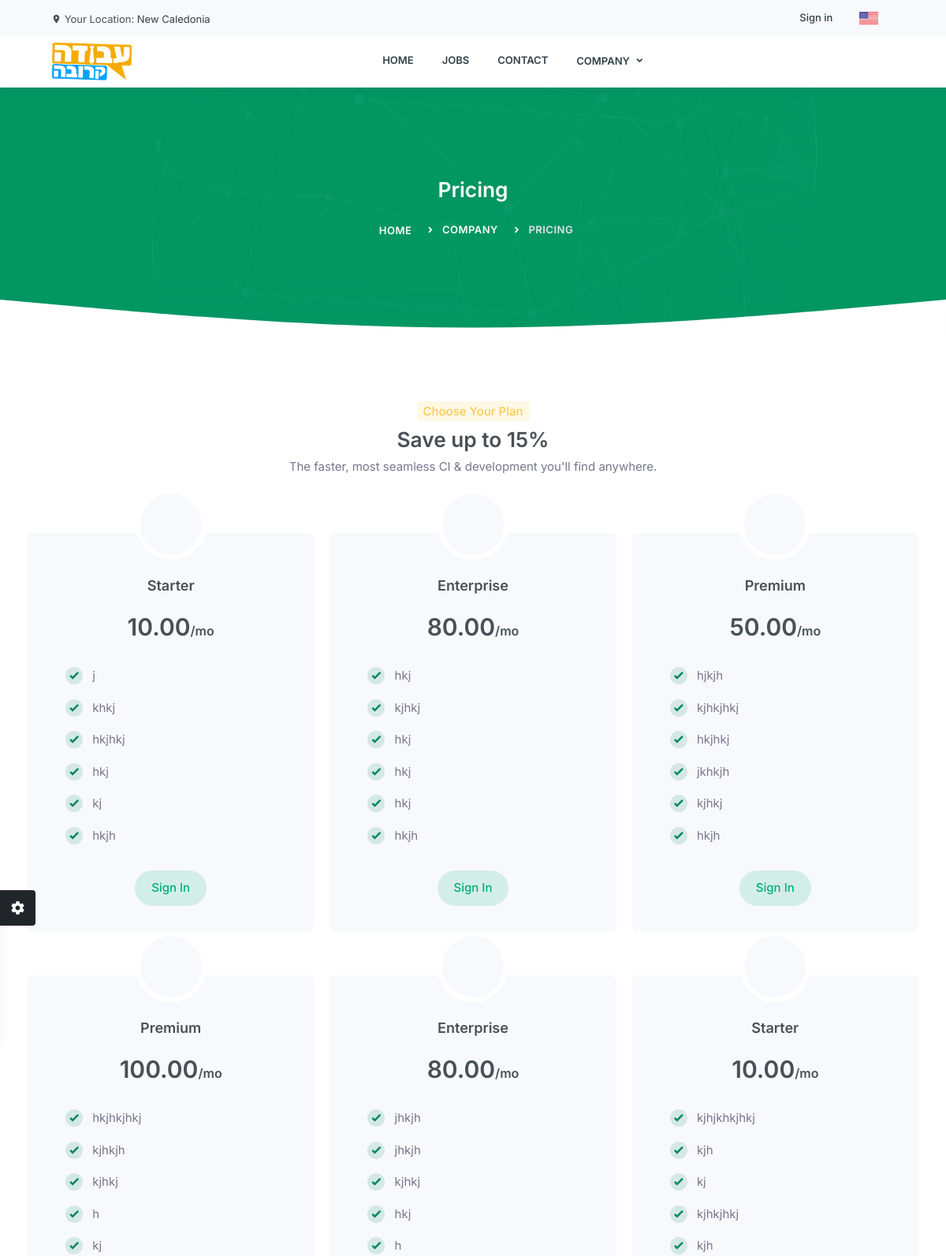
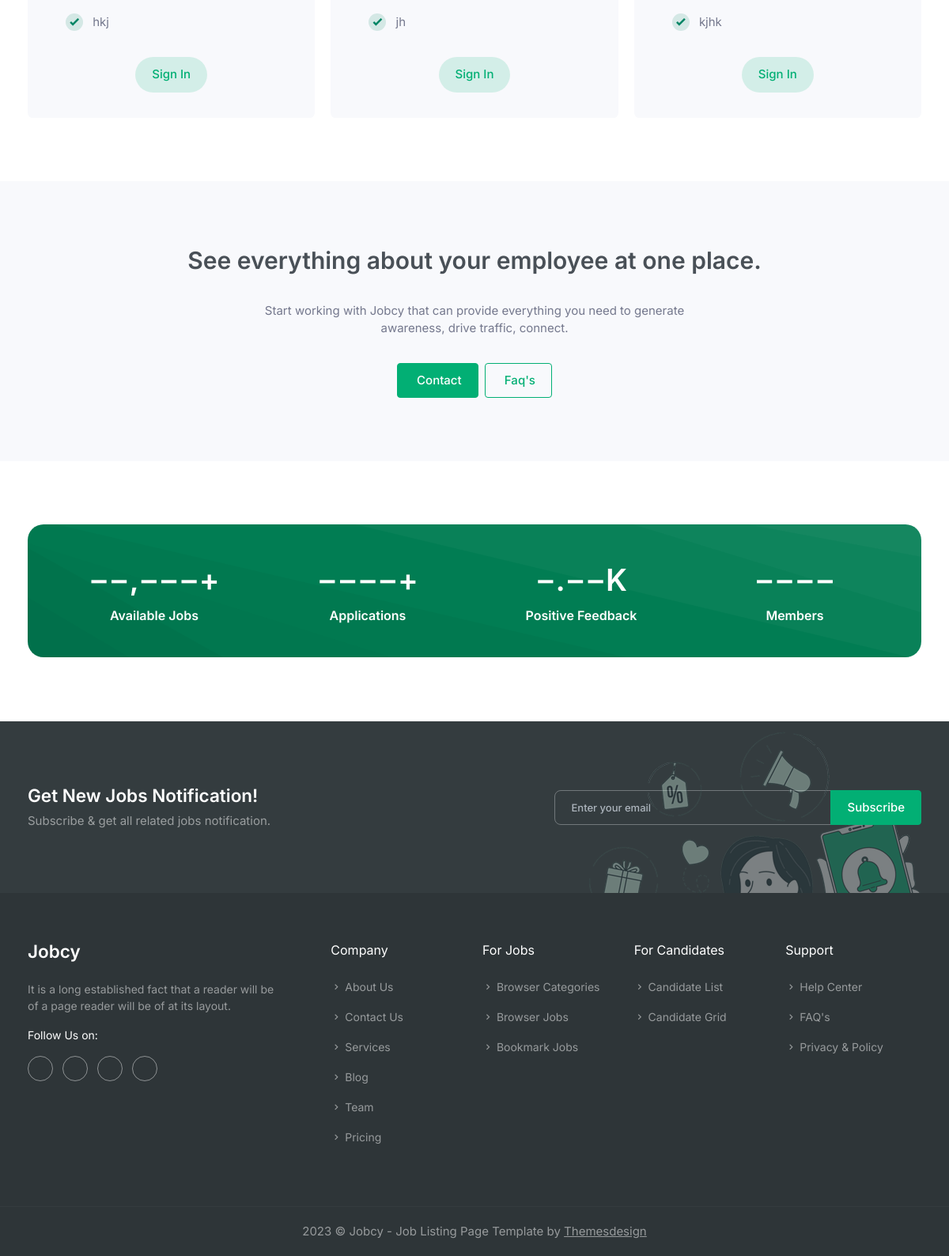
Page /company/pricing on the committed database (2 pictures, top to bottom).
### company/models.py (models this page shows, shortened)
class PricingPlan(models.Model):
    name = models.CharField(max_length=255)
    price = models.DecimalField(max_digits=8, decimal_places=2)
    jobs_count = models.IntegerField(null=True)
    for_company = models.BooleanField(null=True)
    customizable_field1 = models.CharField(max_length=255, blank=True)
    customizable_field2 = models.CharField(max_length=255, blank=True)
    customizable_field3 = models.CharField(max_length=255, blank=True)
    customizable_field4 = models.CharField(max_length=255, blank=True)
    customizable_field5 = models.CharField(max_length=255, blank=True)
    customizable_field6 = models.CharField(max_length=255, blank=True)

### company/views.py (the view)
# urls.py: path('pricing', views.Pricing.as_view(),name="pricing"),
class Pricing(TemplateView):
    template_name = "company/pricing.html"
    def get_context_data(self, request, **kwargs):
        context = super().get_context_data(**kwargs)
        try:
            if request.user.is_company:
                pricing_plan = PricingPlan.objects.filter(Q(for_company=1) & ~Q(price=0)).all()
                context["profile_info"] = CompanyInfo.objects.get(user_id=request.user.id)
            else:
                pricing_plan = PricingPlan.objects.filter(Q(for_company=0) & ~Q(price=0)).all()
                context["profile_info"] = UserInfo.objects.get(user_id=request.user.id)
        except:
            pricing_plan = PricingPlan.objects.filter(~Q(price=0)).all()
        context['pricing_plan'] = pricing_plan
        return context
    def get(self, request, *args, **kwargs):
        context = self.get_context_data(request)
        return render(request, self.template_name, context)

### templates/company/pricing.html (shortened to what this page needs)
{% extends 'partials/base.html' %}
{% load static %}
{% block content %}
                    <section class="page-title-box">
                        <div class="container">
                            <div class="row justify-content-center">
                                <div class="col-md-6">
                                    <div class="text-center text-white">
                                        <h3 class="mb-4">Pricing</h3>
                                        <div class="page-next">
                                            <nav class="d-inline-block" aria-label="breadcrumb text-center">
                                                <ol class="breadcrumb justify-content-center">
                                                    <li class="breadcrumb-item"><a href="{% url 'index'%}">Home</a></li>
                                                    <li class="breadcrumb-item"><a href="javascript:void(0)">Company</a></li>
                                                    <li class="breadcrumb-item active" aria-current="page"> Pricing </li>
                                                </ol>
                                            </nav>
                                        </div>
                                    </div>
                                </div>
                            </div>
                        </div>
                    </section>
                    <div class="position-relative" style="z-index: 1">
                        <div class="shape">
                        </div>
                    </div>
                    <section class="section">
                        <div class="container">
                            <div class="row justify-content-center">
                                <div class="col-lg-6">
                                    <div class="text-center">
                                        <span class="badge bg-soft-warning  fs-15 mb-2">Choose Your Plan</span>
                                        <h3>Save up to 15%</h3>
                                        <p class="text-muted">The faster, most seamless CI & development you'll find anywhere.</p>
                                    </div>
                                </div>
                            </div>
                            <div class="row">
                                {% for i in pricing_plan %}
                                    <div class="col-lg-4 col-md-6 mt-5 pt-2">
                                        <div class="pricing-box card bg-light">
                                            <div class="card-body p-4 px-lg-5">
                                                <div class="pricing-icon bg-light rounded-circle icons-md">
                                                </div>
                                                <div class="pricing-name text-center mt-4 pt-2">
                                                    <h4 class="fs-18">{{ i.name }}</h4>
                                                </div>
                                                <div class="pricing-price text-center mt-4">
                                                    <h2 class="fw-semibold">{{ i.price }}<small class="fs-16">/mo</small></h2>
                                                </div>
                                                <ul class="list-unstyled pricing-details text-muted mt-4">
                                                    {% if i.customizable_field1 %}<li class="pricing-item"><i class="mdi mdi-check-bold bg-soft-success me-2"></i> {{ i.customizable_field1 }}</li>{% endif %}
                                                    {% if i.customizable_field2 %}<li class="pricing-item"><i class="mdi mdi-check-bold bg-soft-success me-2"></i> {{ i.customizable_field2 }}</li>{% endif %}
                                                    {% if i.customizable_field3 %}<li class="pricing-item"><i class="mdi mdi-check-bold bg-soft-success me-2"></i> {{ i.customizable_field3 }}</li>{% endif %}
                                                    {% if i.customizable_field4 %}<li class="pricing-item"><i class="mdi mdi-check-bold bg-soft-success me-2"></i>  {{ i.customizable_field4 }}</li>{% endif %}
                                                    {% if i.customizable_field5 %}<li class="pricing-item"><i class="mdi mdi-check-bold bg-soft-success me-2"></i>  {{ i.customizable_field5 }}</li>{% endif %}
                                                    {% if i.customizable_field6 %}<li class="pricing-item"><i class="mdi mdi-check-bold bg-soft-success me-2"></i> {{ i.customizable_field6 }} </li>{% endif %}
                                                </ul>
                                                <div class="text-center mt-4 mb-2">
                                                    {% if user.is_authenticated %}
                                                        {% if i.id != profile_info.purchased_package_id%}
                                                        <a href="/company/pricing#pay_section"  data-id={{i.id| safe}}
                                                         data-price={{i.price|safe}} data-id={i.id} data-name={{i.name|safe}} value={{i.price}}
                                                         class="btn btn-soft-primary rounded-pill  my_paypal_btn">Purchase Now<i class="uil uil-arrow-right"></i></a>
                                                        {% else %}
                                                        <a href="{% url 'plan-cancelled' %}" class="btn btn-soft-success rounded-pill">Cancel Subscription <i class="uil uil-arrow-right"></i></a>
                                                        {% endif %}
                                                    {% else %}
                                                        <a href="{% url 'sign-in' %}"  class="btn btn-soft-primary rounded-pill">Sign In </a>
                                                    {% endif %}
                                                </div>
                                            </div>
                                        </div>
                                    </div>
                                {% endfor %}
                            </div>
                        </div>
                    </section>
                    <section class="section bg-light">
                        <div class="container">
                            <div class="row justify-content-center">
                                <div class="section-title text-center">
                                    <h3 class="title mb-4 pb-2">See everything about your employee at one place.</h3>
                                    <p class="para-desc text-muted mx-auto">Start working with Jobcy that can provide everything you need to generate awareness, drive traffic, connect.</p>
                                    <div class="mt-4">
                                        <a href="{% url 'contact' %}" class="btn btn-primary btn-hover mt-2"> Contact</a>
                                        <a href="{% url 'faqs' %}" class="btn btn-outline-primary btn-hover ms-sm-1 mt-2"> Faq's</a>
                                    </div>
                                </div>
                            </div>
                        </div>
                    </section>
                    <section class="section">
                        <div class="container">
                            <div class="pricing-counter text-white">
                                <div class="row">
                                    <div class="col-lg-3 col-md-6">
                                        <div class="counter-box mt-3">
                                            <div class="counters text-center">
                                                <h5 class="counter mb-0">15,000+</h5>
                                                <h6 class="fs-16 mt-3">Available Jobs</h6>
                                            </div>
                                        </div>
                                    </div>
                                    <div class="col-lg-3 col-md-6">
                                        <div class="counter-box mt-3">
                                            <div class="counters text-center">
                                                <h5 class="counter mb-0">7500+</h5>
                                                <h6 class="fs-16 mt-3">Applications</h6>
                                            </div>
                                        </div>
                                    </div>
                                    <div class="col-lg-3 col-md-6">
                                        <div class="counter-box mt-3">
                                            <div class="counters text-center">
                                                <h5 class="counter mb-0">8.85K</h5>
                                                <h6 class="fs-16 mt-3">Positive Feedback</h6>
                                            </div>
                                        </div>
                                    </div>
                                    <div class="col-lg-3 col-md-6">
                                        <div class="counter-box mt-3">
                                            <div class="counters text-center">
                                                <h5 class="counter mb-0">9875</h5>
                                                <h6 class="fs-16 mt-3">Members</h6>
                                            </div>
                                        </div>
                                    </div>
                                </div>
                            </div>
                        </div>
                    </section>
{% endblock content %}

### rows in the picture
PricingPlan: name "Starter", price "10.00", customizable_field1 "j", customizable_field2 "khkj", customizable_field3 "hkjhkj", customizable_field4 "hkj", customizable_field5 "kj", customizable_field6 "hkjh"
PricingPlan: name "Enterprise", price "80.00", customizable_field1 "hkj", customizable_field2 "kjhkj", customizable_field3 "hkj", customizable_field4 "hkj", customizable_field5 "hkj", customizable_field6 "hkjh"
PricingPlan: name "Premium", price "50.00", customizable_field1 "hjkjh", customizable_field2 "kjhkjhkj", customizable_field3 "hkjhkj", customizable_field4 "jkhkjh", customizable_field5 "kjhkj", customizable_field6 "hkjh"
PricingPlan: name "Premium", price "100.00", customizable_field1 "hkjhkjhkj", customizable_field2 "kjhkjh", customizable_field3 "kjhkj", customizable_field4 "h", customizable_field5 "kj", customizable_field6 "hkj"
PricingPlan: name "Enterprise", price "80.00", customizable_field1 "jhkjh", customizable_field2 "jhkjh", customizable_field3 "kjhkj", customizable_field4 "hkj", customizable_field5 "h", customizable_field6 "jh"
PricingPlan: name "Starter", price "10.00", customizable_field1 "kjhjkhkjhkj", customizable_field2 "kjh", customizable_field3 "kj", customizable_field4 "kjhkjhkj", customizable_field5 "kjh", customizable_field6 "kjhk"
